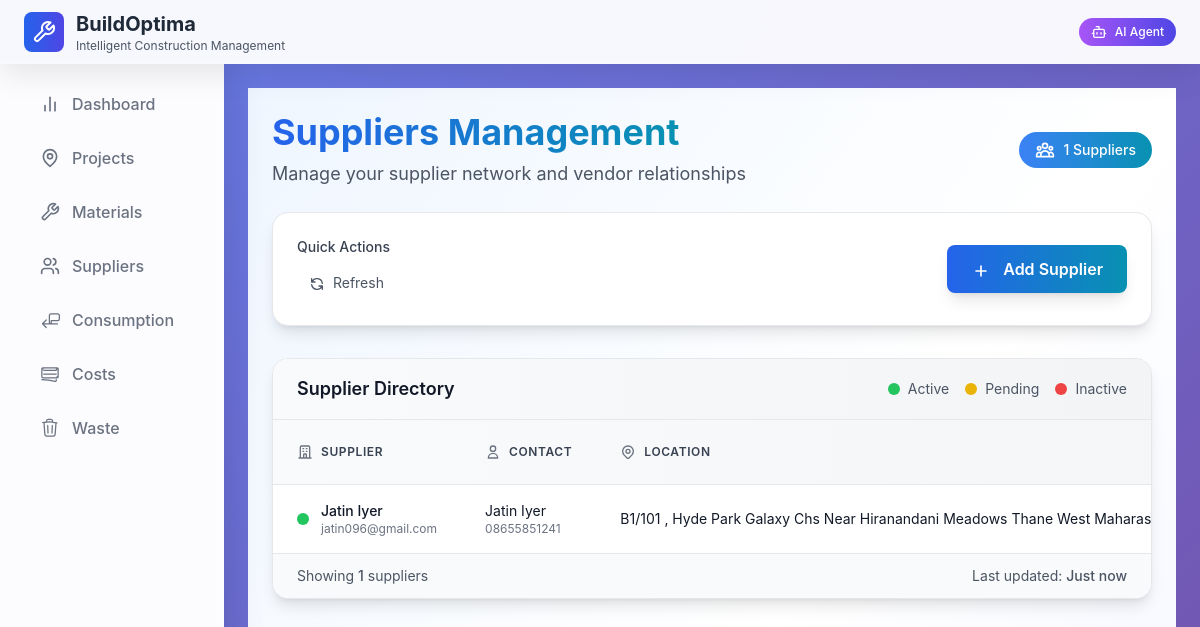
The app's page /suppliers with its own data.
### models.py (models this page shows)
class Supplier(Base):
    __tablename__ = "suppliers"
    id = Column(Integer, primary_key=True, index=True)
    name = Column(String, index=True, nullable=False)
    contact_person = Column(String, nullable=True) # Allow nullable
    email = Column(String, nullable=True) # Allow nullable
    phone = Column(String, nullable=True) # Allow nullable
    address = Column(String, nullable=True) # Allow nullable
    lead_time_days = Column(Integer, nullable=True) # Allow nullable
    reliability_rating = Column(Float, nullable=True) # Allow nullable
    latitude = Column(Float, nullable=True)  # Decimal degrees
    longitude = Column(Float, nullable=True)  # Decimal degrees
    materials = relationship("Inventory", back_populates="supplier") # Default RESTRICT on delete
    cost_records = relationship("Cost", back_populates="supplier") # Default RESTRICT on delete

### main.py (the view)
@app.get("/suppliers", response_class=HTMLResponse)
async def suppliers_page(request: Request, db: Session = Depends(get_db)):
    try:
        suppliers = get_suppliers(db)
    except Exception as e:
        logger.error(f"Error fetching suppliers for page: {e}", exc_info=True)
        suppliers = []
    return templates.TemplateResponse("suppliers.html", {"request": request, "suppliers": suppliers})

### templates/suppliers.html (shortened to what this page needs)
{% extends "base.html" %}
{% block content %}
<div class="min-h-screen bg-gradient-to-br from-blue-50 via-white to-indigo-50">
  <div class="container mx-auto p-6 max-w-7xl">
    <div class="mb-8">
      <div class="flex flex-col lg:flex-row lg:items-center lg:justify-between mb-6">
        <div class="mb-4 lg:mb-0">
          <h1 class="text-4xl font-bold text-gray-900 mb-2">
            <span class="bg-gradient-to-r from-blue-600 to-cyan-600 bg-clip-text text-transparent">
            </span>
          </h1>
          <p class="text-gray-600 text-lg">Manage your supplier network and vendor relationships</p>
        </div>
        <div class="flex items-center space-x-2 bg-gradient-to-r from-blue-500 to-cyan-600 text-white px-4 py-2 rounded-full text-sm font-medium">
          <span id="suppliers-count">{{ suppliers|length }} Suppliers</span>
        </div>
      </div>
      <div class="bg-white rounded-2xl shadow-lg border border-gray-200 p-6 mb-8">
        <div class="flex flex-col lg:flex-row lg:items-center lg:justify-between gap-4">
          <div class="flex flex-col sm:flex-row sm:items-center gap-4">
            <div>
              <label class="block text-sm font-medium text-gray-700 mb-2">Quick Actions</label>
              <div class="flex items-center gap-2">
                <button onclick="refreshSuppliersTable()" class="px-3 py-2 text-gray-600 hover:text-gray-800 hover:bg-gray-100 rounded-lg transition-colors text-sm">
                  <svg class="w-4 h-4 inline mr-1" fill="none" stroke="currentColor" viewBox="0 0 24 24">
                    <path stroke-linecap="round" stroke-linejoin="round" stroke-width="2" d="M4 4v5h.582m15.356 2A8.001 8.001 0 004.582 9m0 0H9m11 11v-5h-.581m0 0a8.003 8.003 0 01-15.357-2m15.357 2H15"></path>
                  </svg>
                  Refresh
                </button>
              </div>
            </div>
          </div>
          <div class="flex flex-wrap items-center gap-3">
            <button onclick="openModal('addSupplierModal')" class="px-6 py-3 bg-gradient-to-r from-blue-600 to-cyan-600 text-white font-semibold rounded-lg hover:from-blue-700 hover:to-cyan-700 transform hover:scale-105 transition-all duration-200 shadow-lg hover:shadow-xl">
              <svg class="w-5 h-5 inline mr-2" fill="none" stroke="currentColor" viewBox="0 0 24 24">
                <path stroke-linecap="round" stroke-linejoin="round" stroke-width="2" d="M12 6v6m0 0v6m0-6h6m-6 0H6"></path>
              </svg>
              Add Supplier
            </button>
          </div>
        </div>
      </div>
    </div>
    <div class="bg-white rounded-2xl shadow-lg border border-gray-200 overflow-hidden">
      <div class="px-6 py-4 border-b border-gray-200 bg-gradient-to-r from-gray-50 to-gray-100">
        <div class="flex items-center justify-between">
          <h3 class="text-lg font-semibold text-gray-900">Supplier Directory</h3>
          <div class="flex items-center space-x-4 text-sm text-gray-600">
            <div class="flex items-center">
              <div class="w-3 h-3 bg-green-500 rounded-full mr-2"></div>
              <span>Active</span>
            </div>
            <div class="flex items-center">
              <div class="w-3 h-3 bg-yellow-500 rounded-full mr-2"></div>
              <span>Pending</span>
            </div>
            <div class="flex items-center">
              <div class="w-3 h-3 bg-red-500 rounded-full mr-2"></div>
              <span>Inactive</span>
            </div>
          </div>
        </div>
      </div>
      <div class="overflow-x-auto">
        <table class="min-w-full divide-y divide-gray-200">
          <thead class="bg-gradient-to-r from-gray-50 to-gray-100">
            <tr>
              <th class="px-6 py-4 text-left text-xs font-semibold text-gray-700 uppercase tracking-wider">
                <div class="flex items-center">
                  <svg class="w-4 h-4 mr-2 text-gray-500" fill="none" stroke="currentColor" viewBox="0 0 24 24">
                    <path stroke-linecap="round" stroke-linejoin="round" stroke-width="2" d="M19 21V5a2 2 0 00-2-2H7a2 2 0 00-2 2v16m14 0h2m-2 0h-5m-9 0H3m2 0h5M9 7h1m-1 4h1m4-4h1m-1 4h1m-5 10v-5a1 1 0 011-1h2a1 1 0 011 1v5m-4 0h4"></path>
                  </svg>
                  Supplier
                </div>
              </th>
              <th class="px-6 py-4 text-left text-xs font-semibold text-gray-700 uppercase tracking-wider">
                <div class="flex items-center">
                  <svg class="w-4 h-4 mr-2 text-gray-500" fill="none" stroke="currentColor" viewBox="0 0 24 24">
                    <path stroke-linecap="round" stroke-linejoin="round" stroke-width="2" d="M16 7a4 4 0 11-8 0 4 4 0 018 0zM12 14a7 7 0 00-7 7h14a7 7 0 00-7-7z"></path>
                  </svg>
                  Contact
                </div>
              </th>
              <th class="px-6 py-4 text-left text-xs font-semibold text-gray-700 uppercase tracking-wider">
                <div class="flex items-center">
                  Location
                </div>
              </th>
            </tr>
          </thead>
          <tbody class="bg-white divide-y divide-gray-200">
            {% for supplier in suppliers %}
            <tr class="hover:bg-gray-50 transition-colors duration-200">
              <td class="px-6 py-4 whitespace-nowrap">
                <div class="flex items-center">
                  <div class="w-3 h-3 bg-green-500 rounded-full mr-3 flex-shrink-0"></div>
                  <div>
                    <div class="text-sm font-medium text-gray-900">{{ supplier.name }}</div>
                    {% if supplier.email %}
                    <div class="text-xs text-gray-500">{{ supplier.email }}</div>
                    {% endif %}
                  </div>
                </div>
              </td>
              <td class="px-6 py-4 whitespace-nowrap">
                <div class="text-sm text-gray-900">{{ supplier.contact_person or '—' }}</div>
                {% if supplier.phone %}
                <div class="text-xs text-gray-500">{{ supplier.phone }}</div>
                {% endif %}
              </td>
              <td class="px-6 py-4 whitespace-nowrap">
                <div class="text-sm text-gray-900">{{ supplier.address or '—' }}</div>
              </td>
            </tr>
            {% endfor %}
          </tbody>
        </table>
      </div>
      <div class="px-6 py-3 bg-gray-50 border-t border-gray-200">
        <div class="flex items-center justify-between text-sm text-gray-600">
          <div>
            Showing <span class="font-medium">{{ suppliers|length }}</span> suppliers
          </div>
          <div class="flex items-center space-x-4">
            <span>Last updated: <span class="font-medium">Just now</span></span>
          </div>
        </div>
      </div>
    </div>
  </div>
</div>
  </div>
{% endblock %}

### static/styles.css (style rules this page uses)
:root { --primary-color: #1a73e8; --secondary-color: #34a853; --accent-color: #fbbc04; --danger-color: #ea4335; --background-color: #f8f9fa; --surface-color: #ffffff; --text-primary: #202124; --text-secondary: #5f6368; --border-color: #dadce0; --shadow-sm: 0 1px 2px 0 rgba(60, 64, 67, 0.3), 0 1px 3px 1px rgba(60, 64, 67, 0.15); --shadow-md: 0 2px 6px 2px rgba(60, 64, 67, 0.15); --shadow-lg: 0 4px 8px 3px rgba(60, 64, 67, 0.15); }
body { font-family: 'Inter', -apple-system, BlinkMacSystemFont, sans-serif; line-height: 1.6; margin: 0; padding: 0; background-color: var(--background-color); color: var(--text-primary); }
.container { max-width: 1200px; margin: 0 auto; padding: 1.5rem; }
.shadow-lg { box-shadow: var(--shadow-lg); }

### templates/base.html (style rules this page uses)
body { font-family: 'Inter', -apple-system, BlinkMacSystemFont, sans-serif; background: linear-gradient(135deg, #667eea 0%, #764ba2 100%); background-attachment: fixed; margin: 0; padding: 0; }
.dashboard-container { display: flex; flex-direction: column; min-height: 100vh; }

### records on screen
Supplier: name "Jatin Iyer", email "jatin096@gmail.com", contact_person "Jatin Iyer", phone "08655851241", address "B1/101 , Hyde Park Galaxy Chs Near Hiranandani Meadows Thane West…"

### other values on screen
{{ suppliers|length }} "1"
